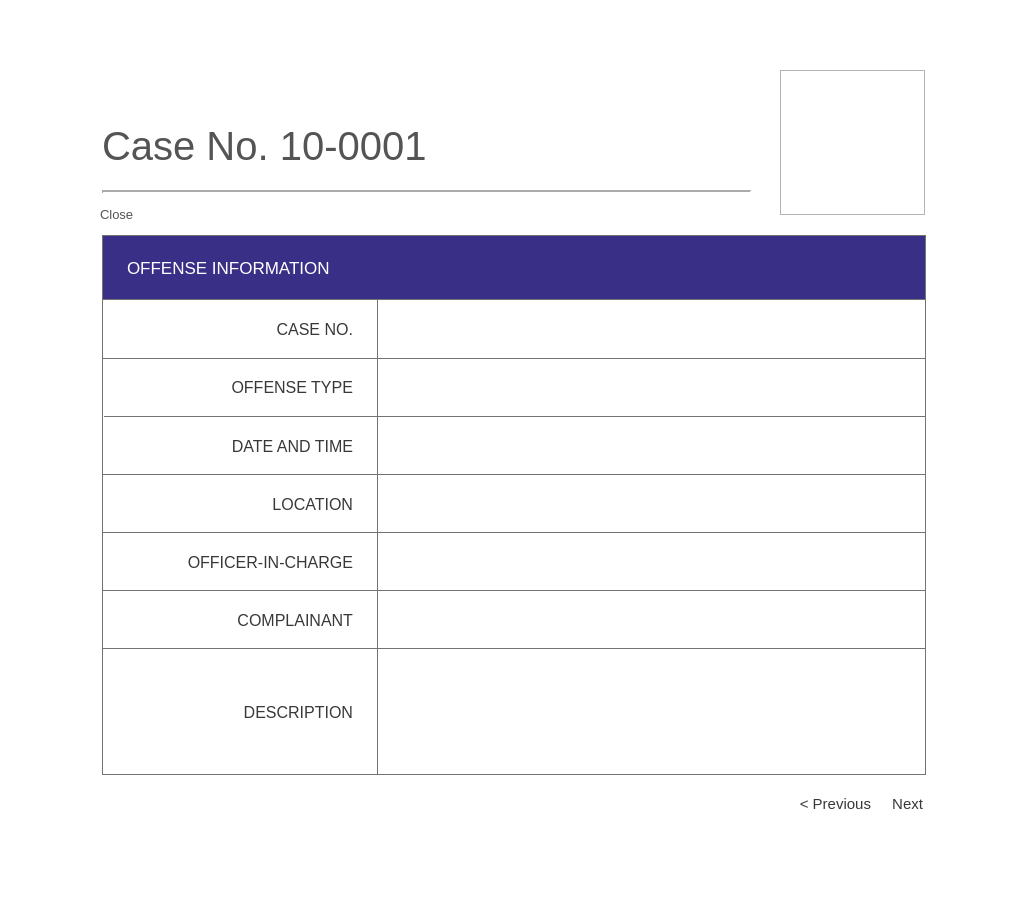
<?xml version="1.0" encoding="UTF-8"?>
<ui version="4.0">
 <class>Form</class>
 <widget class="QWidget" name="Form">
  <property name="geometry">
   <rect>
    <x>0</x>
    <y>0</y>
    <width>1023</width>
    <height>900</height>
   </rect>
  </property>
  <property name="windowTitle">
   <string>Form</string>
  </property>
  <widget class="QWidget" name="widget" native="true">
   <property name="geometry">
    <rect>
     <x>0</x>
     <y>0</y>
     <width>1023</width>
     <height>900</height>
    </rect>
   </property>
   <property name="styleSheet">
    <string notr="true">background-color: white;</string>
   </property>
   <widget class="QPushButton" name="next_button">
    <property name="geometry">
     <rect>
      <x>882</x>
      <y>790</y>
      <width>41</width>
      <height>28</height>
     </rect>
    </property>
    <property name="styleSheet">
     <string notr="true">QPushButton {
background: none;
border: none;
font-family: 'Helvetica';
font-size: 11pt;
color: #383838;
text-align: right;
}

QPushButton:hover {
text-decoration: underline;
}
</string>
    </property>
    <property name="text">
     <string>Next</string>
    </property>
   </widget>
   <widget class="QLabel" name="casenum_label">
    <property name="geometry">
     <rect>
      <x>102</x>
      <y>115</y>
      <width>541</width>
      <height>61</height>
     </rect>
    </property>
    <property name="styleSheet">
     <string notr="true">background-color: none;
font-family: 'Helvetica';
font-size: 30pt;
color: #545454;</string>
    </property>
    <property name="text">
     <string>Case No. 10-0001</string>
    </property>
   </widget>
   <widget class="Line" name="line_4">
    <property name="geometry">
     <rect>
      <x>102</x>
      <y>182</y>
      <width>649</width>
      <height>20</height>
     </rect>
    </property>
    <property name="lineWidth">
     <number>2</number>
    </property>
    <property name="orientation">
     <enum>Qt::Horizontal</enum>
    </property>
   </widget>
   <widget class="QTableWidget" name="tableWidget">
    <property name="geometry">
     <rect>
      <x>102</x>
      <y>235</y>
      <width>824</width>
      <height>540</height>
     </rect>
    </property>
   </widget>
   <widget class="QLabel" name="label">
    <property name="geometry">
     <rect>
      <x>780</x>
      <y>70</y>
      <width>145</width>
      <height>145</height>
     </rect>
    </property>
    <property name="styleSheet">
     <string notr="true">border: 1px solid #b4b4b4;
background-color: none;</string>
    </property>
    <property name="text">
     <string/>
    </property>
   </widget>
   <widget class="QWidget" name="widget_2" native="true">
    <property name="geometry">
     <rect>
      <x>102</x>
      <y>235</y>
      <width>824</width>
      <height>540</height>
     </rect>
    </property>
    <property name="styleSheet">
     <string notr="true">border: 1px solid #737373;
background: none;</string>
    </property>
    <widget class="QLabel" name="label_20">
     <property name="geometry">
      <rect>
       <x>0</x>
       <y>0</y>
       <width>824</width>
       <height>65</height>
      </rect>
     </property>
     <property name="styleSheet">
      <string notr="true">font-family: 'Helvetica';
font-size: 13pt;
color: white;
padding-left: 20px;
background-color: #3a2f86;</string>
     </property>
     <property name="text">
      <string>OFFENSE INFORMATION</string>
     </property>
    </widget>
    <widget class="Line" name="line">
     <property name="geometry">
      <rect>
       <x>0</x>
       <y>123</y>
       <width>824</width>
       <height>1</height>
      </rect>
     </property>
     <property name="orientation">
      <enum>Qt::Horizontal</enum>
     </property>
    </widget>
    <widget class="Line" name="line_2">
     <property name="geometry">
      <rect>
       <x>2</x>
       <y>181</y>
       <width>824</width>
       <height>1</height>
      </rect>
     </property>
     <property name="orientation">
      <enum>Qt::Horizontal</enum>
     </property>
    </widget>
    <widget class="Line" name="line_3">
     <property name="geometry">
      <rect>
       <x>0</x>
       <y>239</y>
       <width>824</width>
       <height>1</height>
      </rect>
     </property>
     <property name="orientation">
      <enum>Qt::Horizontal</enum>
     </property>
    </widget>
    <widget class="Line" name="line_5">
     <property name="geometry">
      <rect>
       <x>0</x>
       <y>297</y>
       <width>824</width>
       <height>1</height>
      </rect>
     </property>
     <property name="orientation">
      <enum>Qt::Horizontal</enum>
     </property>
    </widget>
    <widget class="Line" name="line_6">
     <property name="geometry">
      <rect>
       <x>0</x>
       <y>355</y>
       <width>824</width>
       <height>1</height>
      </rect>
     </property>
     <property name="orientation">
      <enum>Qt::Horizontal</enum>
     </property>
    </widget>
    <widget class="Line" name="line_7">
     <property name="geometry">
      <rect>
       <x>0</x>
       <y>413</y>
       <width>824</width>
       <height>1</height>
      </rect>
     </property>
     <property name="orientation">
      <enum>Qt::Horizontal</enum>
     </property>
    </widget>
    <widget class="Line" name="line_9">
     <property name="geometry">
      <rect>
       <x>275</x>
       <y>65</y>
       <width>1</width>
       <height>475</height>
      </rect>
     </property>
     <property name="orientation">
      <enum>Qt::Vertical</enum>
     </property>
    </widget>
    <widget class="QLabel" name="label_2">
     <property name="geometry">
      <rect>
       <x>0</x>
       <y>65</y>
       <width>275</width>
       <height>58</height>
      </rect>
     </property>
     <property name="styleSheet">
      <string notr="true">border: none;
background: none;
font-family: 'Poppins';
font-size: 12pt;
color: #383838;
padding-right: 20px;</string>
     </property>
     <property name="text">
      <string>CASE NO.</string>
     </property>
     <property name="alignment">
      <set>Qt::AlignRight|Qt::AlignTrailing|Qt::AlignVCenter</set>
     </property>
    </widget>
    <widget class="QLabel" name="label_3">
     <property name="geometry">
      <rect>
       <x>0</x>
       <y>123</y>
       <width>275</width>
       <height>58</height>
      </rect>
     </property>
     <property name="styleSheet">
      <string notr="true">border: none;
background: none;
font-family: 'Poppins';
font-size: 12pt;
color: #383838;
padding-right: 20px;</string>
     </property>
     <property name="text">
      <string>OFFENSE TYPE</string>
     </property>
     <property name="alignment">
      <set>Qt::AlignRight|Qt::AlignTrailing|Qt::AlignVCenter</set>
     </property>
    </widget>
    <widget class="QLabel" name="label_4">
     <property name="geometry">
      <rect>
       <x>0</x>
       <y>182</y>
       <width>275</width>
       <height>58</height>
      </rect>
     </property>
     <property name="styleSheet">
      <string notr="true">border: none;
background: none;
font-family: 'Poppins';
font-size: 12pt;
color: #383838;
padding-right: 20px;</string>
     </property>
     <property name="text">
      <string>DATE AND TIME</string>
     </property>
     <property name="alignment">
      <set>Qt::AlignRight|Qt::AlignTrailing|Qt::AlignVCenter</set>
     </property>
    </widget>
    <widget class="QLabel" name="label_5">
     <property name="geometry">
      <rect>
       <x>0</x>
       <y>240</y>
       <width>275</width>
       <height>58</height>
      </rect>
     </property>
     <property name="styleSheet">
      <string notr="true">border: none;
background: none;
font-family: 'Poppins';
font-size: 12pt;
color: #383838;
padding-right: 20px;</string>
     </property>
     <property name="text">
      <string>LOCATION</string>
     </property>
     <property name="alignment">
      <set>Qt::AlignRight|Qt::AlignTrailing|Qt::AlignVCenter</set>
     </property>
    </widget>
    <widget class="QLabel" name="label_6">
     <property name="geometry">
      <rect>
       <x>0</x>
       <y>298</y>
       <width>275</width>
       <height>58</height>
      </rect>
     </property>
     <property name="styleSheet">
      <string notr="true">border: none;
background: none;
font-family: 'Poppins';
font-size: 12pt;
color: #383838;
padding-right: 20px;</string>
     </property>
     <property name="text">
      <string>OFFICER-IN-CHARGE</string>
     </property>
     <property name="alignment">
      <set>Qt::AlignRight|Qt::AlignTrailing|Qt::AlignVCenter</set>
     </property>
    </widget>
    <widget class="QLabel" name="label_7">
     <property name="geometry">
      <rect>
       <x>0</x>
       <y>356</y>
       <width>275</width>
       <height>58</height>
      </rect>
     </property>
     <property name="styleSheet">
      <string notr="true">border: none;
background: none;
font-family: 'Poppins';
font-size: 12pt;
color: #383838;
padding-right: 20px;</string>
     </property>
     <property name="text">
      <string>COMPLAINANT</string>
     </property>
     <property name="alignment">
      <set>Qt::AlignRight|Qt::AlignTrailing|Qt::AlignVCenter</set>
     </property>
    </widget>
    <widget class="QLabel" name="label_8">
     <property name="geometry">
      <rect>
       <x>0</x>
       <y>414</y>
       <width>275</width>
       <height>126</height>
      </rect>
     </property>
     <property name="styleSheet">
      <string notr="true">border: none;
background: none;
font-family: 'Poppins';
font-size: 12pt;
color: #383838;
padding-right: 20px;</string>
     </property>
     <property name="text">
      <string>DESCRIPTION</string>
     </property>
     <property name="alignment">
      <set>Qt::AlignRight|Qt::AlignTrailing|Qt::AlignVCenter</set>
     </property>
    </widget>
    <widget class="QLabel" name="casenum">
     <property name="geometry">
      <rect>
       <x>274</x>
       <y>66</y>
       <width>549</width>
       <height>58</height>
      </rect>
     </property>
     <property name="styleSheet">
      <string notr="true">border: none;
background: none;
font-family: 'Poppins';
font-size: 12pt;
color: #383838;
padding-left: 20px;</string>
     </property>
     <property name="text">
      <string/>
     </property>
     <property name="alignment">
      <set>Qt::AlignLeading|Qt::AlignLeft|Qt::AlignVCenter</set>
     </property>
    </widget>
    <widget class="QLabel" name="offensetype">
     <property name="geometry">
      <rect>
       <x>275</x>
       <y>123</y>
       <width>549</width>
       <height>58</height>
      </rect>
     </property>
     <property name="styleSheet">
      <string notr="true">border: none;
background: none;
font-family: 'Poppins';
font-size: 12pt;
color: #383838;
padding-left: 20px;</string>
     </property>
     <property name="text">
      <string/>
     </property>
     <property name="alignment">
      <set>Qt::AlignLeading|Qt::AlignLeft|Qt::AlignVCenter</set>
     </property>
    </widget>
    <widget class="QLabel" name="dateandtime">
     <property name="geometry">
      <rect>
       <x>275</x>
       <y>182</y>
       <width>549</width>
       <height>58</height>
      </rect>
     </property>
     <property name="styleSheet">
      <string notr="true">border: none;
background: none;
font-family: 'Poppins';
font-size: 12pt;
color: #383838;
padding-left: 20px;</string>
     </property>
     <property name="text">
      <string/>
     </property>
     <property name="alignment">
      <set>Qt::AlignLeading|Qt::AlignLeft|Qt::AlignVCenter</set>
     </property>
    </widget>
    <widget class="QLabel" name="location">
     <property name="geometry">
      <rect>
       <x>275</x>
       <y>240</y>
       <width>549</width>
       <height>58</height>
      </rect>
     </property>
     <property name="styleSheet">
      <string notr="true">border: none;
background: none;
font-family: 'Poppins';
font-size: 12pt;
color: #383838;
padding-left: 20px;</string>
     </property>
     <property name="text">
      <string/>
     </property>
     <property name="alignment">
      <set>Qt::AlignLeading|Qt::AlignLeft|Qt::AlignVCenter</set>
     </property>
    </widget>
    <widget class="QLabel" name="officer">
     <property name="geometry">
      <rect>
       <x>275</x>
       <y>298</y>
       <width>549</width>
       <height>58</height>
      </rect>
     </property>
     <property name="styleSheet">
      <string notr="true">border: none;
background: none;
font-family: 'Poppins';
font-size: 12pt;
color: #383838;
padding-left: 20px;</string>
     </property>
     <property name="text">
      <string/>
     </property>
     <property name="alignment">
      <set>Qt::AlignLeading|Qt::AlignLeft|Qt::AlignVCenter</set>
     </property>
    </widget>
    <widget class="QLabel" name="complainant">
     <property name="geometry">
      <rect>
       <x>275</x>
       <y>356</y>
       <width>549</width>
       <height>58</height>
      </rect>
     </property>
     <property name="styleSheet">
      <string notr="true">border: none;
background: none;
font-family: 'Poppins';
font-size: 12pt;
color: #383838;
padding-left: 20px;</string>
     </property>
     <property name="text">
      <string/>
     </property>
     <property name="alignment">
      <set>Qt::AlignLeading|Qt::AlignLeft|Qt::AlignVCenter</set>
     </property>
    </widget>
    <widget class="QLabel" name="description">
     <property name="geometry">
      <rect>
       <x>275</x>
       <y>414</y>
       <width>549</width>
       <height>126</height>
      </rect>
     </property>
     <property name="styleSheet">
      <string notr="true">border: none;
background: none;
font-family: 'Poppins';
font-size: 12pt;
color: #383838;
padding-left: 20px;</string>
     </property>
     <property name="text">
      <string/>
     </property>
     <property name="alignment">
      <set>Qt::AlignLeading|Qt::AlignLeft|Qt::AlignVCenter</set>
     </property>
    </widget>
   </widget>
   <widget class="QPushButton" name="close_btn">
    <property name="geometry">
     <rect>
      <x>100</x>
      <y>200</y>
      <width>61</width>
      <height>28</height>
     </rect>
    </property>
    <property name="styleSheet">
     <string notr="true">QPushButton {
background: none;
border: none;
font-family: 'Helvetica';
font-size: 10pt;
color: #545454;
text-align: left;
}

QPushButton:hover {
text-decoration: underline;
}
</string>
    </property>
    <property name="text">
     <string>Close</string>
    </property>
   </widget>
   <widget class="QPushButton" name="prev_btn">
    <property name="geometry">
     <rect>
      <x>770</x>
      <y>790</y>
      <width>101</width>
      <height>28</height>
     </rect>
    </property>
    <property name="styleSheet">
     <string notr="true">QPushButton {
background: none;
border: none;
font-family: 'Helvetica';
font-size: 11pt;
color: #383838;
text-align: right;
}

QPushButton:hover {
text-decoration: underline;
}
</string>
    </property>
    <property name="text">
     <string>&lt; Previous</string>
    </property>
   </widget>
  </widget>
 </widget>
 <resources/>
 <connections/>
</ui>
